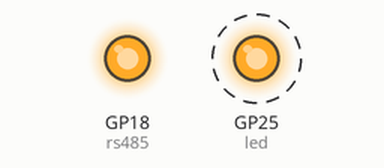
Recording of a program running on a simulated Raspberry Pi Pico running MicroPython. Shown: output pins drawn as LEDs (lit = HIGH). Dashed ring = blinking. Threads take turns every 2 ms.

Above: at 0.2 s.
Timing chart, 0 to 3.0 s (numbered marks = the images above):
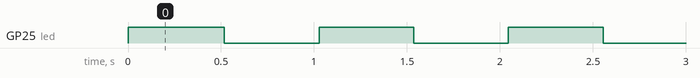

The program:

PECDE_main.py
```python
import select
import sys
import time
import machine
import _thread

from machine import Pin, UART, I2C

led = machine.Pin('LED', machine.Pin.OUT)
rs485 = machine.Pin('GPIO18', machine.Pin.OUT)

uart = UART(0, baudrate=38400, tx=Pin(16), rx=Pin(17), bits=8, parity=None, stop=1)
sLock = _thread.allocate_lock()


led.value(True)
rs485.value(True)

def CoreTask():
    while True:
        time.sleep(1)

_thread.start_new_thread(CoreTask, ())

while True:
    uart.write('dasdahkdhsja_turnon_djdsnfmdsnfsdf')
    led.value(True)
    time.sleep(0.5)

    uart.write('dasdahkdhsja_turnoff_djdsnfmdsnfsdf')
    led.value(False)
    time.sleep(0.5)
```

Measured:
- by itself, GP25 (led): alternates HIGH for 0.51 s and LOW for 0.51 s
